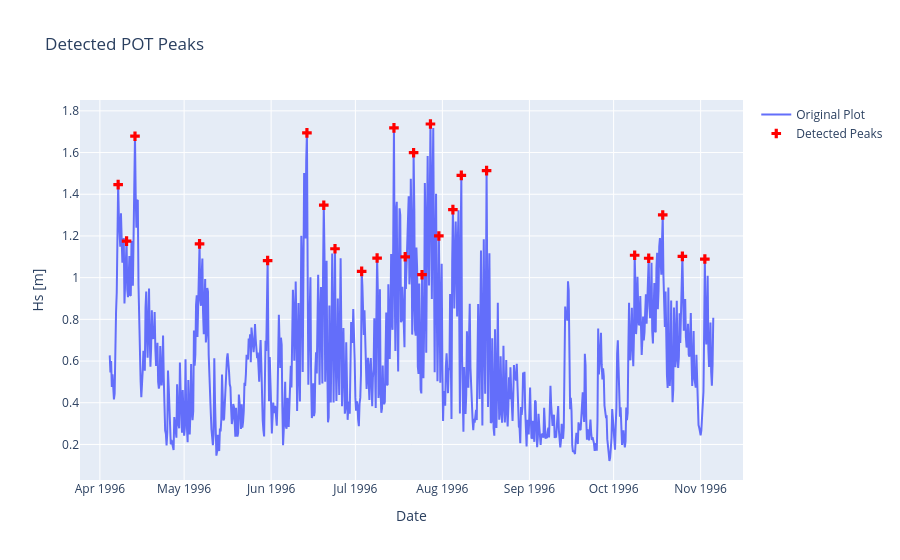

The code cell stored with this chart in its notebook:
### Code cell
#
#
# following is a subsegment to extract part of the data for visualization
# NB: j is starting value op peaks and range is number of points to be visualized
#
sub_ind = []
j = 20

for i in range(0, 24):
    k = j + i
    val = indices[k]
    sub_ind.append(val)

sub_pot = pot_maxima.loc[sub_ind]

#
# Use dtime as extra space around the selected peaks
#
inst = max(sub_ind[0] - dtime, 0)
inen = min(sub_ind[23] + dtime, len(time_series) - 1)

sub_tim = time_series.iloc[inst:inen+1]
sub_dates = dft.iloc[inst:inen+1]

fig = go.Figure()

fig.add_trace(go.Scatter(
    x=sub_dates,
    y=sub_tim,
    mode='lines',
    name='Original Plot'
))

fig.add_trace(go.Scatter(
    x=dft.iloc[sub_ind],
    y=sub_pot,
    mode='markers',
    marker=dict(
        size=8,
        color='red',
        symbol='cross'
    ),
    name='Detected Peaks'
))

fig.update_layout(
    xaxis_title='Date',
    yaxis_title='Hs [m]',
    title='Detected POT Peaks'
)

fig.show()

#
pot_time = []
for i in range(0,kmax):
    val = indices[i]
    pot_time.append(dft[val])
#
fig, ax = plt.subplots(1, 1)
plt.xlabel('Hs (m)')
plt.ylabel('pdf of Hs max values')
ax.hist(pot_maxima, histtype='stepfilled')
plt.show()
#
pass

### Figure 1 — Plotly figure (JSON) as saved in the notebook; plotly's stock layout.template omitted (floating-point values rounded to 4 significant figures; data arrays with more than 128 entries replaced by an {"elided": "..."} marker saying what was removed)
{"data": [{"mode": "lines", "name": "Original Plot", "type": "scatter", "x": {"elided": "861 str values"}, "y": {"elided": "861 float values"}}, {"marker": {"color": "red", "size": 8, "symbol": "cross"}, "mode": "markers", "name": "Detected Peaks", "type": "scatter", "x": ["1996-04-07T12:00:00.000000000", "1996-04-10T12:00:00.000000000", "1996-04-13T12:00:00.000000000", "1996-05-06T12:00:00.000000000", "1996-05-30T18:00:00.000000000", "1996-06-13T18:00:00.000000000", "1996-06-19T18:00:00.000000000", "1996-06-23T18:00:00.000000000", "1996-07-03T06:00:00.000000000", "1996-07-08T18:00:00.000000000", "1996-07-14T18:00:00.000000000", "1996-07-18T18:00:00.000000000", "1996-07-21T18:00:00.000000000", "1996-07-24T18:00:00.000000000", "1996-07-27T18:00:00.000000000", "1996-07-30T18:00:00.000000000", "1996-08-04T18:00:00.000000000", "1996-08-07T18:00:00.000000000", "1996-08-16T18:00:00.000000000", "1996-10-08T12:00:00.000000000", "1996-10-13T12:00:00.000000000", "1996-10-18T12:00:00.000000000", "1996-10-25T12:00:00.000000000", "1996-11-02T12:00:00.000000000"], "y": [1.446, 1.175, 1.679, 1.162, 1.082, 1.694, 1.347, 1.139, 1.03, 1.094, 1.718, 1.1, 1.599, 1.014, 1.737, 1.2, 1.327, 1.491, 1.513, 1.107, 1.093, 1.301, 1.102, 1.089]}], "layout": {"title": {"text": "Detected POT Peaks"}, "xaxis": {"title": {"text": "Date"}}, "yaxis": {"title": {"text": "Hs [m]"}}}}
